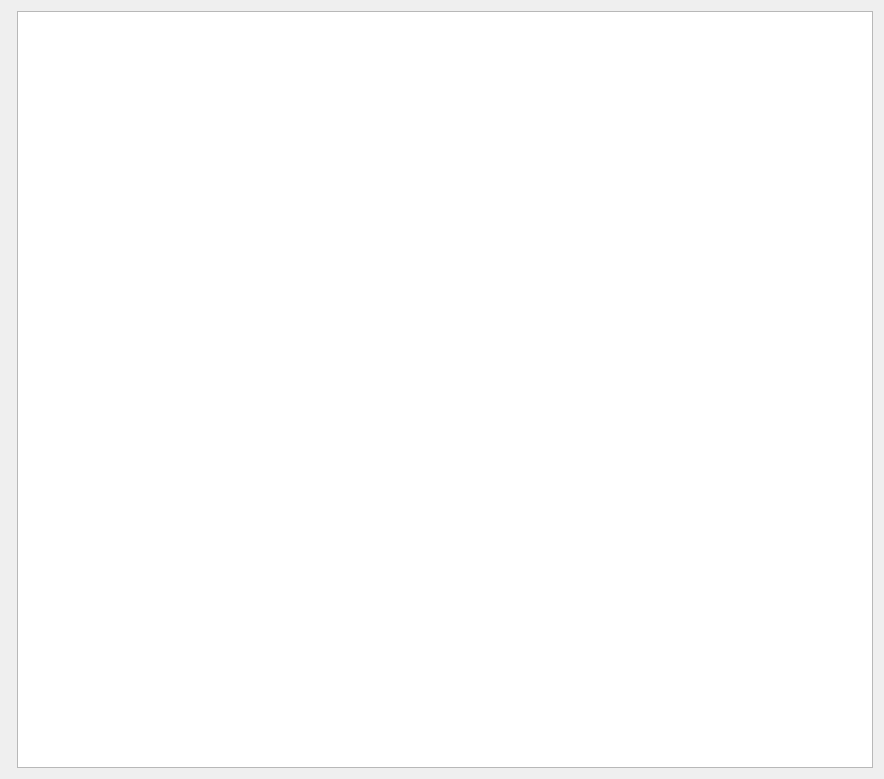
<?xml version="1.0" encoding="UTF-8"?>
<ui version="4.0">
 <class>concert_image_stream_widget</class>
 <widget class="QWidget" name="concert_image_stream_widget">
  <property name="enabled">
   <bool>true</bool>
  </property>
  <property name="geometry">
   <rect>
    <x>0</x>
    <y>0</y>
    <width>884</width>
    <height>779</height>
   </rect>
  </property>
  <property name="sizePolicy">
   <sizepolicy hsizetype="Preferred" vsizetype="Preferred">
    <horstretch>0</horstretch>
    <verstretch>0</verstretch>
   </sizepolicy>
  </property>
  <property name="windowTitle">
   <string>Concert Image Stream</string>
  </property>
  <layout class="QGridLayout" name="gridLayout">
   <item row="1" column="0">
    <layout class="QHBoxLayout" name="horizontalLayout">
     <item>
      <widget class="QResourceChooser" name="resource_chooser_widget" native="true"/>
     </item>
     <item>
      <widget class="QCameraView" name="camera_view"/>
     </item>
    </layout>
   </item>
  </layout>
 </widget>
 <customwidgets>
  <customwidget>
   <class>QResourceChooser</class>
   <extends>QWidget</extends>
   <header>rocon_qt_library.widgets</header>
  </customwidget>
  <customwidget>
   <class>QCameraView</class>
   <extends>QGraphicsView</extends>
   <header>rocon_qt_library.views</header>
  </customwidget>
 </customwidgets>
 <resources/>
 <connections/>
</ui>
